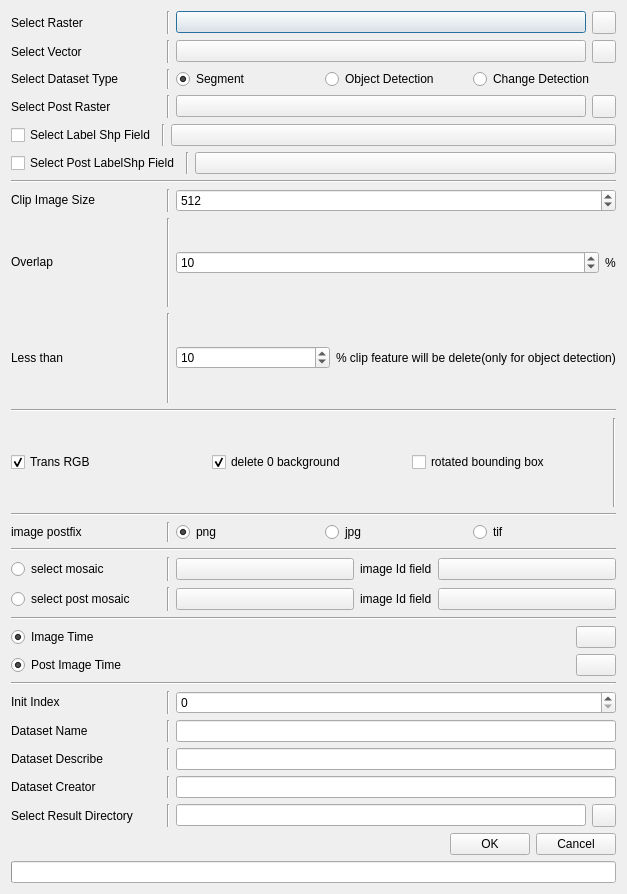
<?xml version="1.0" encoding="UTF-8"?>
<ui version="4.0">
 <class>generateDatasetDialog</class>
 <widget class="QDialog" name="generateDatasetDialog">
  <property name="geometry">
   <rect>
    <x>0</x>
    <y>0</y>
    <width>627</width>
    <height>894</height>
   </rect>
  </property>
  <property name="windowTitle">
   <string>generate Dataset Config</string>
  </property>
  <layout class="QVBoxLayout" name="verticalLayout">
   <item>
    <layout class="QHBoxLayout" name="horizontalLayout_11">
     <item>
      <widget class="BodyLabel" name="BodyLabel_10">
       <property name="sizePolicy">
        <sizepolicy hsizetype="Fixed" vsizetype="Preferred">
         <horstretch>0</horstretch>
         <verstretch>0</verstretch>
        </sizepolicy>
       </property>
       <property name="minimumSize">
        <size>
         <width>150</width>
         <height>0</height>
        </size>
       </property>
       <property name="text">
        <string>Select Raster</string>
       </property>
      </widget>
     </item>
     <item>
      <widget class="Line" name="line">
       <property name="orientation">
        <enum>Qt::Vertical</enum>
       </property>
      </widget>
     </item>
     <item>
      <widget class="ComboBox" name="selectTifCb">
       <property name="sizePolicy">
        <sizepolicy hsizetype="Expanding" vsizetype="Fixed">
         <horstretch>0</horstretch>
         <verstretch>0</verstretch>
        </sizepolicy>
       </property>
      </widget>
     </item>
     <item>
      <widget class="ToolButton" name="selectExTifPb"/>
     </item>
    </layout>
   </item>
   <item>
    <layout class="QHBoxLayout" name="horizontalLayout_10">
     <item>
      <widget class="BodyLabel" name="BodyLabel_9">
       <property name="sizePolicy">
        <sizepolicy hsizetype="Fixed" vsizetype="Preferred">
         <horstretch>0</horstretch>
         <verstretch>0</verstretch>
        </sizepolicy>
       </property>
       <property name="minimumSize">
        <size>
         <width>150</width>
         <height>0</height>
        </size>
       </property>
       <property name="text">
        <string>Select Vector</string>
       </property>
      </widget>
     </item>
     <item>
      <widget class="Line" name="line_3">
       <property name="orientation">
        <enum>Qt::Vertical</enum>
       </property>
      </widget>
     </item>
     <item>
      <widget class="ComboBox" name="selectShpCb">
       <property name="sizePolicy">
        <sizepolicy hsizetype="Expanding" vsizetype="Fixed">
         <horstretch>0</horstretch>
         <verstretch>0</verstretch>
        </sizepolicy>
       </property>
      </widget>
     </item>
     <item>
      <widget class="ToolButton" name="selectExShpPb"/>
     </item>
    </layout>
   </item>
   <item>
    <layout class="QHBoxLayout" name="horizontalLayout_21">
     <item>
      <widget class="BodyLabel" name="BodyLabel_18">
       <property name="sizePolicy">
        <sizepolicy hsizetype="Fixed" vsizetype="Preferred">
         <horstretch>0</horstretch>
         <verstretch>0</verstretch>
        </sizepolicy>
       </property>
       <property name="minimumSize">
        <size>
         <width>150</width>
         <height>0</height>
        </size>
       </property>
       <property name="text">
        <string>Select Dataset Type</string>
       </property>
      </widget>
     </item>
     <item>
      <widget class="Line" name="line_4">
       <property name="orientation">
        <enum>Qt::Vertical</enum>
       </property>
      </widget>
     </item>
     <item>
      <widget class="RadioButton" name="LCRb">
       <property name="text">
        <string>Segment</string>
       </property>
       <property name="checked">
        <bool>true</bool>
       </property>
       <attribute name="buttonGroup">
        <string notr="true">sampleModePbGroup</string>
       </attribute>
      </widget>
     </item>
     <item>
      <widget class="RadioButton" name="ODRb">
       <property name="text">
        <string>Object Detection</string>
       </property>
       <attribute name="buttonGroup">
        <string notr="true">sampleModePbGroup</string>
       </attribute>
      </widget>
     </item>
     <item>
      <widget class="RadioButton" name="CDRb">
       <property name="text">
        <string>Change Detection</string>
       </property>
       <attribute name="buttonGroup">
        <string notr="true">sampleModePbGroup</string>
       </attribute>
      </widget>
     </item>
    </layout>
   </item>
   <item>
    <layout class="QHBoxLayout" name="horizontalLayout_12">
     <item>
      <widget class="BodyLabel" name="selectTifIILabel">
       <property name="sizePolicy">
        <sizepolicy hsizetype="Fixed" vsizetype="Preferred">
         <horstretch>0</horstretch>
         <verstretch>0</verstretch>
        </sizepolicy>
       </property>
       <property name="minimumSize">
        <size>
         <width>150</width>
         <height>0</height>
        </size>
       </property>
       <property name="text">
        <string>Select Post Raster</string>
       </property>
      </widget>
     </item>
     <item>
      <widget class="Line" name="line_5">
       <property name="orientation">
        <enum>Qt::Vertical</enum>
       </property>
      </widget>
     </item>
     <item>
      <widget class="ComboBox" name="selectTifIICb">
       <property name="sizePolicy">
        <sizepolicy hsizetype="Expanding" vsizetype="Fixed">
         <horstretch>0</horstretch>
         <verstretch>0</verstretch>
        </sizepolicy>
       </property>
      </widget>
     </item>
     <item>
      <widget class="ToolButton" name="selectExTifIIPb"/>
     </item>
    </layout>
   </item>
   <item>
    <layout class="QHBoxLayout" name="horizontalLayout_15">
     <item>
      <widget class="CheckBox" name="selectShpFieldCheckBox">
       <property name="sizePolicy">
        <sizepolicy hsizetype="Fixed" vsizetype="Fixed">
         <horstretch>0</horstretch>
         <verstretch>0</verstretch>
        </sizepolicy>
       </property>
       <property name="minimumSize">
        <size>
         <width>29</width>
         <height>22</height>
        </size>
       </property>
       <property name="text">
        <string>Select Label Shp Field</string>
       </property>
      </widget>
     </item>
     <item>
      <widget class="Line" name="line_6">
       <property name="orientation">
        <enum>Qt::Vertical</enum>
       </property>
      </widget>
     </item>
     <item>
      <widget class="ComboBox" name="selectShpFieldCb">
       <property name="sizePolicy">
        <sizepolicy hsizetype="Expanding" vsizetype="Fixed">
         <horstretch>0</horstretch>
         <verstretch>0</verstretch>
        </sizepolicy>
       </property>
      </widget>
     </item>
    </layout>
   </item>
   <item>
    <layout class="QHBoxLayout" name="horizontalLayout_22">
     <item>
      <widget class="CheckBox" name="selectShpIIFieldCheckBox">
       <property name="sizePolicy">
        <sizepolicy hsizetype="Fixed" vsizetype="Fixed">
         <horstretch>0</horstretch>
         <verstretch>0</verstretch>
        </sizepolicy>
       </property>
       <property name="minimumSize">
        <size>
         <width>29</width>
         <height>22</height>
        </size>
       </property>
       <property name="text">
        <string>Select Post LabelShp Field</string>
       </property>
      </widget>
     </item>
     <item>
      <widget class="Line" name="line_7">
       <property name="orientation">
        <enum>Qt::Vertical</enum>
       </property>
      </widget>
     </item>
     <item>
      <widget class="ComboBox" name="selectShpIIFieldCb">
       <property name="sizePolicy">
        <sizepolicy hsizetype="Expanding" vsizetype="Fixed">
         <horstretch>0</horstretch>
         <verstretch>0</verstretch>
        </sizepolicy>
       </property>
      </widget>
     </item>
    </layout>
   </item>
   <item>
    <widget class="Line" name="line_23">
     <property name="orientation">
      <enum>Qt::Horizontal</enum>
     </property>
    </widget>
   </item>
   <item>
    <layout class="QHBoxLayout" name="horizontalLayout_13">
     <item>
      <widget class="BodyLabel" name="BodyLabel_11">
       <property name="sizePolicy">
        <sizepolicy hsizetype="Fixed" vsizetype="Fixed">
         <horstretch>0</horstretch>
         <verstretch>0</verstretch>
        </sizepolicy>
       </property>
       <property name="minimumSize">
        <size>
         <width>150</width>
         <height>0</height>
        </size>
       </property>
       <property name="text">
        <string>Clip Image Size</string>
       </property>
      </widget>
     </item>
     <item>
      <widget class="Line" name="line_8">
       <property name="orientation">
        <enum>Qt::Vertical</enum>
       </property>
      </widget>
     </item>
     <item>
      <widget class="SpinBox" name="imgSizeSpinBox">
       <property name="minimum">
        <number>128</number>
       </property>
       <property name="maximum">
        <number>4097</number>
       </property>
       <property name="value">
        <number>512</number>
       </property>
      </widget>
     </item>
    </layout>
   </item>
   <item>
    <layout class="QHBoxLayout" name="horizontalLayout_23">
     <item>
      <widget class="BodyLabel" name="BodyLabel_17">
       <property name="sizePolicy">
        <sizepolicy hsizetype="Fixed" vsizetype="Fixed">
         <horstretch>0</horstretch>
         <verstretch>0</verstretch>
        </sizepolicy>
       </property>
       <property name="minimumSize">
        <size>
         <width>150</width>
         <height>0</height>
        </size>
       </property>
       <property name="text">
        <string>Overlap</string>
       </property>
      </widget>
     </item>
     <item>
      <widget class="Line" name="line_9">
       <property name="orientation">
        <enum>Qt::Vertical</enum>
       </property>
      </widget>
     </item>
     <item>
      <widget class="SpinBox" name="overlapSpinBox">
       <property name="value">
        <number>10</number>
       </property>
      </widget>
     </item>
     <item>
      <widget class="BodyLabel" name="BodyLabel_20">
       <property name="sizePolicy">
        <sizepolicy hsizetype="Fixed" vsizetype="Preferred">
         <horstretch>0</horstretch>
         <verstretch>0</verstretch>
        </sizepolicy>
       </property>
       <property name="text">
        <string>%</string>
       </property>
      </widget>
     </item>
    </layout>
   </item>
   <item>
    <layout class="QHBoxLayout" name="horizontalLayout_27">
     <item>
      <widget class="BodyLabel" name="BodyLabel_19">
       <property name="sizePolicy">
        <sizepolicy hsizetype="Fixed" vsizetype="Fixed">
         <horstretch>0</horstretch>
         <verstretch>0</verstretch>
        </sizepolicy>
       </property>
       <property name="minimumSize">
        <size>
         <width>150</width>
         <height>0</height>
        </size>
       </property>
       <property name="text">
        <string>Less than</string>
       </property>
      </widget>
     </item>
     <item>
      <widget class="Line" name="line_34">
       <property name="orientation">
        <enum>Qt::Vertical</enum>
       </property>
      </widget>
     </item>
     <item>
      <widget class="SpinBox" name="clipMinAreaPerSpinBox">
       <property name="value">
        <number>10</number>
       </property>
      </widget>
     </item>
     <item>
      <widget class="BodyLabel" name="BodyLabel_24">
       <property name="sizePolicy">
        <sizepolicy hsizetype="Fixed" vsizetype="Preferred">
         <horstretch>0</horstretch>
         <verstretch>0</verstretch>
        </sizepolicy>
       </property>
       <property name="text">
        <string>% clip feature will be delete(only for object detection)</string>
       </property>
      </widget>
     </item>
    </layout>
   </item>
   <item>
    <widget class="Line" name="line_35">
     <property name="orientation">
      <enum>Qt::Horizontal</enum>
     </property>
    </widget>
   </item>
   <item>
    <layout class="QHBoxLayout" name="horizontalLayout_30">
     <item>
      <widget class="CheckBox" name="transRGBCb">
       <property name="text">
        <string>Trans RGB</string>
       </property>
       <property name="checked">
        <bool>true</bool>
       </property>
      </widget>
     </item>
     <item>
      <widget class="CheckBox" name="dropZeroCheckBox">
       <property name="text">
        <string>delete 0 background</string>
       </property>
       <property name="checked">
        <bool>true</bool>
       </property>
      </widget>
     </item>
     <item>
      <widget class="CheckBox" name="isObbCheckBox">
       <property name="text">
        <string>rotated bounding box</string>
       </property>
       <property name="checked">
        <bool>false</bool>
       </property>
      </widget>
     </item>
     <item>
      <widget class="Line" name="line_18">
       <property name="orientation">
        <enum>Qt::Vertical</enum>
       </property>
      </widget>
     </item>
    </layout>
   </item>
   <item>
    <widget class="Line" name="line_26">
     <property name="orientation">
      <enum>Qt::Horizontal</enum>
     </property>
    </widget>
   </item>
   <item>
    <layout class="QHBoxLayout" name="horizontalLayout_14">
     <item>
      <widget class="BodyLabel" name="BodyLabel_12">
       <property name="sizePolicy">
        <sizepolicy hsizetype="Fixed" vsizetype="Preferred">
         <horstretch>0</horstretch>
         <verstretch>0</verstretch>
        </sizepolicy>
       </property>
       <property name="minimumSize">
        <size>
         <width>150</width>
         <height>0</height>
        </size>
       </property>
       <property name="text">
        <string>image postfix</string>
       </property>
      </widget>
     </item>
     <item>
      <widget class="Line" name="line_10">
       <property name="orientation">
        <enum>Qt::Vertical</enum>
       </property>
      </widget>
     </item>
     <item>
      <widget class="RadioButton" name="pngRb">
       <property name="text">
        <string>png</string>
       </property>
       <property name="checked">
        <bool>true</bool>
       </property>
       <attribute name="buttonGroup">
        <string notr="true">postPbGroup</string>
       </attribute>
      </widget>
     </item>
     <item>
      <widget class="RadioButton" name="jpgRb">
       <property name="text">
        <string>jpg</string>
       </property>
       <attribute name="buttonGroup">
        <string notr="true">postPbGroup</string>
       </attribute>
      </widget>
     </item>
     <item>
      <widget class="RadioButton" name="tifRb">
       <property name="text">
        <string>tif</string>
       </property>
       <attribute name="buttonGroup">
        <string notr="true">postPbGroup</string>
       </attribute>
      </widget>
     </item>
    </layout>
   </item>
   <item>
    <widget class="Line" name="line_27">
     <property name="orientation">
      <enum>Qt::Horizontal</enum>
     </property>
    </widget>
   </item>
   <item>
    <layout class="QHBoxLayout" name="horizontalLayout_16">
     <item>
      <widget class="RadioButton" name="mosaicModeRb">
       <property name="minimumSize">
        <size>
         <width>150</width>
         <height>24</height>
        </size>
       </property>
       <property name="text">
        <string>select mosaic</string>
       </property>
       <property name="checked">
        <bool>false</bool>
       </property>
       <attribute name="buttonGroup">
        <string notr="true">imgTimePbGroup</string>
       </attribute>
      </widget>
     </item>
     <item>
      <widget class="Line" name="line_11">
       <property name="orientation">
        <enum>Qt::Vertical</enum>
       </property>
      </widget>
     </item>
     <item>
      <widget class="ComboBox" name="selectMosaicCb">
       <property name="sizePolicy">
        <sizepolicy hsizetype="Expanding" vsizetype="Fixed">
         <horstretch>0</horstretch>
         <verstretch>0</verstretch>
        </sizepolicy>
       </property>
      </widget>
     </item>
     <item>
      <widget class="BodyLabel" name="BodyLabel_13">
       <property name="sizePolicy">
        <sizepolicy hsizetype="Fixed" vsizetype="Preferred">
         <horstretch>0</horstretch>
         <verstretch>0</verstretch>
        </sizepolicy>
       </property>
       <property name="text">
        <string>image Id field</string>
       </property>
      </widget>
     </item>
     <item>
      <widget class="ComboBox" name="selectMosaicFieldCb">
       <property name="sizePolicy">
        <sizepolicy hsizetype="Expanding" vsizetype="Fixed">
         <horstretch>0</horstretch>
         <verstretch>0</verstretch>
        </sizepolicy>
       </property>
      </widget>
     </item>
    </layout>
   </item>
   <item>
    <layout class="QHBoxLayout" name="horizontalLayout_28">
     <item>
      <widget class="RadioButton" name="mosaicModeRbII">
       <property name="minimumSize">
        <size>
         <width>150</width>
         <height>24</height>
        </size>
       </property>
       <property name="text">
        <string>select post mosaic</string>
       </property>
       <property name="checked">
        <bool>false</bool>
       </property>
       <attribute name="buttonGroup">
        <string notr="true">imgTimeIIPbGroup</string>
       </attribute>
      </widget>
     </item>
     <item>
      <widget class="Line" name="line_36">
       <property name="orientation">
        <enum>Qt::Vertical</enum>
       </property>
      </widget>
     </item>
     <item>
      <widget class="ComboBox" name="selectMosaicCbII">
       <property name="sizePolicy">
        <sizepolicy hsizetype="Expanding" vsizetype="Fixed">
         <horstretch>0</horstretch>
         <verstretch>0</verstretch>
        </sizepolicy>
       </property>
      </widget>
     </item>
     <item>
      <widget class="BodyLabel" name="BodyLabel_25">
       <property name="sizePolicy">
        <sizepolicy hsizetype="Fixed" vsizetype="Preferred">
         <horstretch>0</horstretch>
         <verstretch>0</verstretch>
        </sizepolicy>
       </property>
       <property name="text">
        <string>image Id field</string>
       </property>
      </widget>
     </item>
     <item>
      <widget class="ComboBox" name="selectMosaicFieldCbII">
       <property name="sizePolicy">
        <sizepolicy hsizetype="Expanding" vsizetype="Fixed">
         <horstretch>0</horstretch>
         <verstretch>0</verstretch>
        </sizepolicy>
       </property>
      </widget>
     </item>
    </layout>
   </item>
   <item>
    <widget class="Line" name="line_28">
     <property name="orientation">
      <enum>Qt::Horizontal</enum>
     </property>
    </widget>
   </item>
   <item>
    <layout class="QHBoxLayout" name="horizontalLayout_17">
     <item>
      <widget class="RadioButton" name="diyTimeModeRb">
       <property name="sizePolicy">
        <sizepolicy hsizetype="Expanding" vsizetype="Fixed">
         <horstretch>0</horstretch>
         <verstretch>0</verstretch>
        </sizepolicy>
       </property>
       <property name="text">
        <string>Image Time</string>
       </property>
       <property name="checked">
        <bool>true</bool>
       </property>
       <attribute name="buttonGroup">
        <string notr="true">imgTimePbGroup</string>
       </attribute>
      </widget>
     </item>
     <item>
      <widget class="ZhDatePicker" name="ZhDatePicker"/>
     </item>
    </layout>
   </item>
   <item>
    <layout class="QHBoxLayout" name="horizontalLayout_29">
     <item>
      <widget class="RadioButton" name="diyTimeModeRbII">
       <property name="sizePolicy">
        <sizepolicy hsizetype="Expanding" vsizetype="Fixed">
         <horstretch>0</horstretch>
         <verstretch>0</verstretch>
        </sizepolicy>
       </property>
       <property name="text">
        <string>Post Image Time</string>
       </property>
       <property name="checked">
        <bool>true</bool>
       </property>
       <attribute name="buttonGroup">
        <string notr="true">imgTimeIIPbGroup</string>
       </attribute>
      </widget>
     </item>
     <item>
      <widget class="ZhDatePicker" name="ZhDatePickerII"/>
     </item>
    </layout>
   </item>
   <item>
    <widget class="Line" name="line_29">
     <property name="orientation">
      <enum>Qt::Horizontal</enum>
     </property>
    </widget>
   </item>
   <item>
    <layout class="QHBoxLayout" name="horizontalLayout_24">
     <item>
      <widget class="BodyLabel" name="BodyLabel_21">
       <property name="sizePolicy">
        <sizepolicy hsizetype="Fixed" vsizetype="Fixed">
         <horstretch>0</horstretch>
         <verstretch>0</verstretch>
        </sizepolicy>
       </property>
       <property name="minimumSize">
        <size>
         <width>150</width>
         <height>0</height>
        </size>
       </property>
       <property name="text">
        <string>Init Index</string>
       </property>
      </widget>
     </item>
     <item>
      <widget class="Line" name="line_12">
       <property name="orientation">
        <enum>Qt::Vertical</enum>
       </property>
      </widget>
     </item>
     <item>
      <widget class="SpinBox" name="initIndexSpinBox">
       <property name="minimum">
        <number>0</number>
       </property>
       <property name="maximum">
        <number>999999999</number>
       </property>
       <property name="value">
        <number>0</number>
       </property>
      </widget>
     </item>
    </layout>
   </item>
   <item>
    <layout class="QHBoxLayout" name="horizontalLayout_18">
     <item>
      <widget class="BodyLabel" name="BodyLabel_14">
       <property name="sizePolicy">
        <sizepolicy hsizetype="Fixed" vsizetype="Preferred">
         <horstretch>0</horstretch>
         <verstretch>0</verstretch>
        </sizepolicy>
       </property>
       <property name="minimumSize">
        <size>
         <width>150</width>
         <height>0</height>
        </size>
       </property>
       <property name="text">
        <string>Dataset Name</string>
       </property>
      </widget>
     </item>
     <item>
      <widget class="Line" name="line_13">
       <property name="orientation">
        <enum>Qt::Vertical</enum>
       </property>
      </widget>
     </item>
     <item>
      <widget class="LineEdit" name="sampleNameLE">
       <property name="maxLength">
        <number>100</number>
       </property>
       <property name="placeholderText">
        <string/>
       </property>
      </widget>
     </item>
    </layout>
   </item>
   <item>
    <layout class="QHBoxLayout" name="horizontalLayout_19">
     <item>
      <widget class="BodyLabel" name="BodyLabel_15">
       <property name="sizePolicy">
        <sizepolicy hsizetype="Fixed" vsizetype="Preferred">
         <horstretch>0</horstretch>
         <verstretch>0</verstretch>
        </sizepolicy>
       </property>
       <property name="minimumSize">
        <size>
         <width>150</width>
         <height>0</height>
        </size>
       </property>
       <property name="text">
        <string>Dataset Describe</string>
       </property>
      </widget>
     </item>
     <item>
      <widget class="Line" name="line_15">
       <property name="orientation">
        <enum>Qt::Vertical</enum>
       </property>
      </widget>
     </item>
     <item>
      <widget class="LineEdit" name="sampleDescriptionLE">
       <property name="maxLength">
        <number>100</number>
       </property>
       <property name="placeholderText">
        <string/>
       </property>
      </widget>
     </item>
    </layout>
   </item>
   <item>
    <layout class="QHBoxLayout" name="horizontalLayout_20">
     <item>
      <widget class="BodyLabel" name="BodyLabel_16">
       <property name="sizePolicy">
        <sizepolicy hsizetype="Fixed" vsizetype="Preferred">
         <horstretch>0</horstretch>
         <verstretch>0</verstretch>
        </sizepolicy>
       </property>
       <property name="minimumSize">
        <size>
         <width>150</width>
         <height>0</height>
        </size>
       </property>
       <property name="text">
        <string>Dataset Creator</string>
       </property>
      </widget>
     </item>
     <item>
      <widget class="Line" name="line_16">
       <property name="orientation">
        <enum>Qt::Vertical</enum>
       </property>
      </widget>
     </item>
     <item>
      <widget class="LineEdit" name="sampleBuilderLE">
       <property name="maxLength">
        <number>100</number>
       </property>
       <property name="placeholderText">
        <string/>
       </property>
      </widget>
     </item>
    </layout>
   </item>
   <item>
    <layout class="QHBoxLayout" name="horizontalLayout_9">
     <item>
      <widget class="BodyLabel" name="BodyLabel_6">
       <property name="sizePolicy">
        <sizepolicy hsizetype="Fixed" vsizetype="Preferred">
         <horstretch>0</horstretch>
         <verstretch>0</verstretch>
        </sizepolicy>
       </property>
       <property name="minimumSize">
        <size>
         <width>150</width>
         <height>0</height>
        </size>
       </property>
       <property name="text">
        <string>Select Result Directory</string>
       </property>
      </widget>
     </item>
     <item>
      <widget class="Line" name="line_17">
       <property name="orientation">
        <enum>Qt::Vertical</enum>
       </property>
      </widget>
     </item>
     <item>
      <widget class="LineEdit" name="resLE">
       <property name="readOnly">
        <bool>true</bool>
       </property>
      </widget>
     </item>
     <item>
      <widget class="ToolButton" name="selectSaveFilePB"/>
     </item>
    </layout>
   </item>
   <item>
    <layout class="QHBoxLayout" name="horizontalLayout_2">
     <item>
      <spacer name="horizontalSpacer">
       <property name="orientation">
        <enum>Qt::Horizontal</enum>
       </property>
       <property name="sizeHint" stdset="0">
        <size>
         <width>40</width>
         <height>20</height>
        </size>
       </property>
      </spacer>
     </item>
     <item>
      <widget class="PushButton" name="runPB">
       <property name="text">
        <string>OK</string>
       </property>
      </widget>
     </item>
     <item>
      <widget class="PushButton" name="cancelPB">
       <property name="text">
        <string>Cancel</string>
       </property>
      </widget>
     </item>
    </layout>
   </item>
   <item>
    <widget class="IndeterminateProgressBar" name="IndeterminateProgressBar"/>
   </item>
  </layout>
 </widget>
 <customwidgets>
  <customwidget>
   <class>CheckBox</class>
   <extends>QCheckBox</extends>
   <header>qfluentwidgets</header>
  </customwidget>
  <customwidget>
   <class>ComboBox</class>
   <extends>QPushButton</extends>
   <header>qfluentwidgets</header>
  </customwidget>
  <customwidget>
   <class>PushButton</class>
   <extends>QPushButton</extends>
   <header>qfluentwidgets</header>
  </customwidget>
  <customwidget>
   <class>ToolButton</class>
   <extends>QToolButton</extends>
   <header>qfluentwidgets</header>
  </customwidget>
  <customwidget>
   <class>RadioButton</class>
   <extends>QRadioButton</extends>
   <header>qfluentwidgets</header>
  </customwidget>
  <customwidget>
   <class>DatePicker</class>
   <extends>QPushButton</extends>
   <header>qfluentwidgets</header>
  </customwidget>
  <customwidget>
   <class>ZhDatePicker</class>
   <extends>DatePicker</extends>
   <header>qfluentwidgets</header>
  </customwidget>
  <customwidget>
   <class>BodyLabel</class>
   <extends>QLabel</extends>
   <header>qfluentwidgets</header>
  </customwidget>
  <customwidget>
   <class>IndeterminateProgressBar</class>
   <extends>QProgressBar</extends>
   <header>qfluentwidgets</header>
  </customwidget>
  <customwidget>
   <class>LineEdit</class>
   <extends>QLineEdit</extends>
   <header>qfluentwidgets</header>
  </customwidget>
  <customwidget>
   <class>SpinBox</class>
   <extends>QSpinBox</extends>
   <header>qfluentwidgets</header>
  </customwidget>
 </customwidgets>
 <resources>
  <include location="../../yoyirs.qrc"/>
 </resources>
 <connections/>
 <buttongroups>
  <buttongroup name="postPbGroup"/>
  <buttongroup name="imgTimePbGroup"/>
  <buttongroup name="imgTimeIIPbGroup"/>
  <buttongroup name="sampleModePbGroup"/>
 </buttongroups>
</ui>
